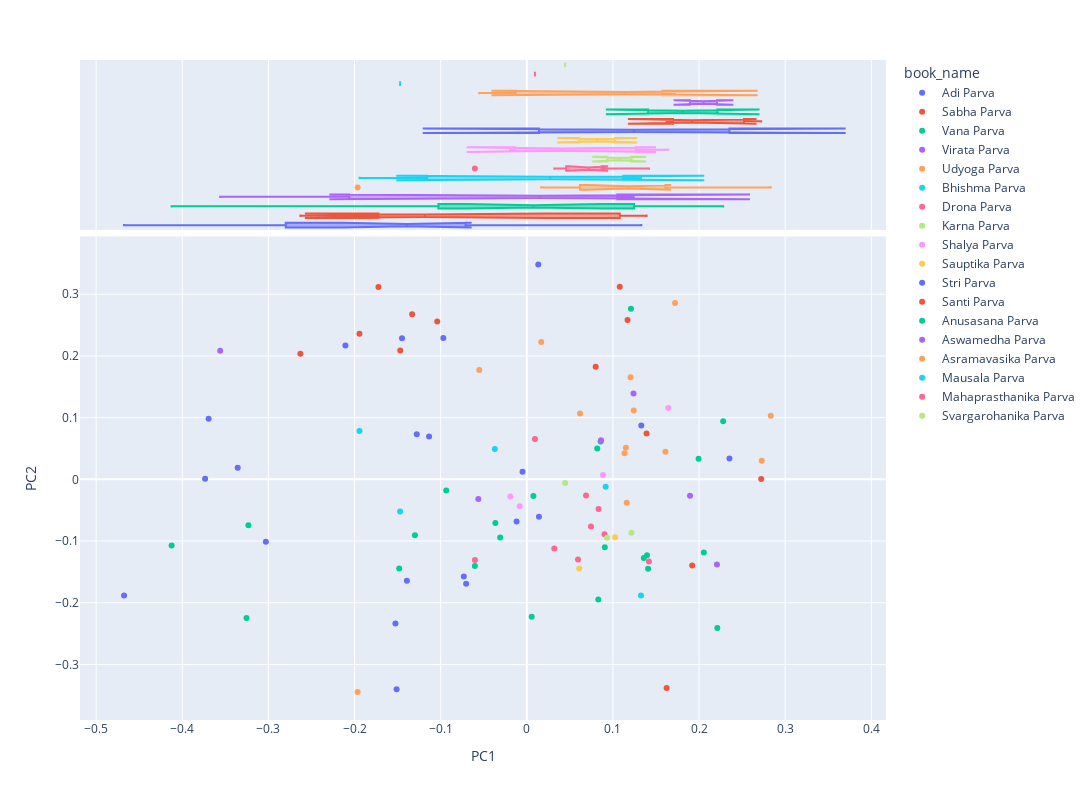

Notebook source saved alongside this figure:
### Code cell
vis_pcs(DCM, 1, 2)

### Figure 1 — Plotly figure (JSON) as saved in the notebook; plotly's stock layout.template omitted (floating-point values rounded to 4 significant figures)
{"data": [{"hovertemplate": "<b>%{hovertext}</b><br><br>book_name=Adi Parva<br>PC1=%{x}<br>PC2=%{y}<extra></extra>", "hovertext": ["Anukramanika Parva", "Sangraha Parva", "Paushya Parva", "Pauloma Parva", "Astika Parva", "Adivansavatarana Parva", "Sambhava Parva", "Jatugriha Parva", "Hidimva-vadha Parva", "Vaka-vadha Parva", "Chaitraratha Parva", "Swayamvara Parva", "Vaivahika Parva", "Viduragamana Parva", "Rajya-labha Parva", "Arjuna-vanavasa Parva", "Subhadra-harana Parva", "Haranaharana Parva", "Khandava-daha Parva"], "legendgroup": "Adi Parva", "marker": {"color": "#636efa", "symbol": "circle"}, "mode": "markers", "name": "Adi Parva", "orientation": "v", "showlegend": true, "type": "scatter", "x": [-0.4676, -0.3356, -0.1525, -0.1511, -0.07042, -0.1277, 0.1329, -0.1448, -0.1392, -0.07311, -0.004953, -0.2106, -0.09689, 0.01334, -0.3029, -0.1135, -0.3735, -0.3694, -0.01185], "xaxis": "x", "y": [-0.1884, 0.01896, -0.2337, -0.3404, -0.1694, 0.07326, 0.08736, 0.2288, -0.1646, -0.1573, 0.01247, 0.2171, 0.2291, 0.3483, -0.1012, 0.06923, 0.001071, 0.0981, -0.06835], "yaxis": "y"}, {"alignmentgroup": "True", "hovertemplate": "<b>%{hovertext}</b><br><br>book_name=Adi Parva<br>PC1=%{x}<extra></extra>", "hovertext": ["Anukramanika Parva", "Sangraha Parva", "Paushya Parva", "Pauloma Parva", "Astika Parva", "Adivansavatarana Parva", "Sambhava Parva", "Jatugriha Parva", "Hidimva-vadha Parva", "Vaka-vadha Parva", "Chaitraratha Parva", "Swayamvara Parva", "Vaivahika Parva", "Viduragamana Parva", "Rajya-labha Parva", "Arjuna-vanavasa Parva", "Subhadra-harana Parva", "Haranaharana Parva", "Khandava-daha Parva"], "legendgroup": "Adi Parva", "marker": {"color": "#636efa", "symbol": "circle"}, "name": "Adi Parva", "notched": true, "offsetgroup": "Adi Parva", "showlegend": false, "type": "box", "x": [-0.4676, -0.3356, -0.1525, -0.1511, -0.07042, -0.1277, 0.1329, -0.1448, -0.1392, -0.07311, -0.004953, -0.2106, -0.09689, 0.01334, -0.3029, -0.1135, -0.3735, -0.3694, -0.01185], "xaxis": "x2", "yaxis": "y2"}, {"hovertemplate": "<b>%{hovertext}</b><br><br>book_name=Sabha Parva<br>PC1=%{x}<br>PC2=%{y}<extra></extra>", "hovertext": ["Sabhakriya Parva", "Lokapala Sabhakhayana Parva", "Rajasuyarambha Parva", "Jarasandhta-badha Parva", "Digvijaya Parva", "Rajasuyika Parva", "Arghyaharana Parva", "Sisupala-badha Parva", "Dyuta Parva", "Anudyuta Parva"], "legendgroup": "Sabha Parva", "marker": {"color": "#EF553B", "symbol": "circle"}, "mode": "markers", "name": "Sabha Parva", "orientation": "v", "showlegend": true, "type": "scatter", "x": [-0.2628, 0.139, -0.1331, -0.1943, -0.104, -0.1722, -0.1469, 0.08002, 0.1079, 0.117], "xaxis": "x", "y": [0.2034, 0.07411, 0.2676, 0.2361, 0.2559, 0.3116, 0.209, 0.1825, 0.3121, 0.2581], "yaxis": "y"}, {"alignmentgroup": "True", "hovertemplate": "<b>%{hovertext}</b><br><br>book_name=Sabha Parva<br>PC1=%{x}<extra></extra>", "hovertext": ["Sabhakriya Parva", "Lokapala Sabhakhayana Parva", "Rajasuyarambha Parva", "Jarasandhta-badha Parva", "Digvijaya Parva", "Rajasuyika Parva", "Arghyaharana Parva", "Sisupala-badha Parva", "Dyuta Parva", "Anudyuta Parva"], "legendgroup": "Sabha Parva", "marker": {"color": "#EF553B", "symbol": "circle"}, "name": "Sabha Parva", "notched": true, "offsetgroup": "Sabha Parva", "showlegend": false, "type": "box", "x": [-0.2628, 0.139, -0.1331, -0.1943, -0.104, -0.1722, -0.1469, 0.08002, 0.1079, 0.117], "xaxis": "x2", "yaxis": "y2"}, {"hovertemplate": "<b>%{hovertext}</b><br><br>book_name=Vana Parva<br>PC1=%{x}<br>PC2=%{y}<extra></extra>", "hovertext": ["Aranyaka Parva", "Kirmirabadha Parva", "Arjunabhigamana Parva", "Kairata Parva", "Indralokagamana Parva", "Nalopakhyana Parva", "Tirtha-yatra Parva", "Yaksha-yudha Parva", "Nivata-kavacha-yudha Parva", "Ajagara Parva", "Markandeya-Samasya Parva", "Draupadi-Satyabhama Samvada Parva", "Ghosha-yatra Parva", "Mriga Sapnovbhava Parva", "Vrihi Drounika Parva", "Draupadi-harana Parva", "Jayadhratha Vimokshana Parva", "Rama Upakhyana Parva", "Pativrata-mahatmya Parva", "Kundalaharana Parva", "Aranya Parva"], "legendgroup": "Vana Parva", "marker": {"color": "#00cc96", "symbol": "circle"}, "mode": "markers", "name": "Vana Parva", "orientation": "v", "showlegend": true, "type": "scatter", "x": [0.228, -0.4123, 0.1995, 0.08306, 0.08177, -0.0935, 0.007673, -0.1299, -0.03091, -0.06024, 0.1395, 0.09056, 0.1209, -0.3254, 0.005709, 0.08575, -0.3232, -0.1482, 0.1358, 0.2056, -0.03646], "xaxis": "x", "y": [0.09419, -0.1074, 0.03354, -0.1948, 0.05014, -0.01792, -0.02713, -0.09048, -0.09435, -0.1405, -0.1229, -0.1102, 0.2764, -0.2247, -0.2227, 0.06129, -0.07451, -0.1444, -0.1274, -0.1187, -0.07066], "yaxis": "y"}, {"alignmentgroup": "True", "hovertemplate": "<b>%{hovertext}</b><br><br>book_name=Vana Parva<br>PC1=%{x}<extra></extra>", "hovertext": ["Aranyaka Parva", "Kirmirabadha Parva", "Arjunabhigamana Parva", "Kairata Parva", "Indralokagamana Parva", "Nalopakhyana Parva", "Tirtha-yatra Parva", "Yaksha-yudha Parva", "Nivata-kavacha-yudha Parva", "Ajagara Parva", "Markandeya-Samasya Parva", "Draupadi-Satyabhama Samvada Parva", "Ghosha-yatra Parva", "Mriga Sapnovbhava Parva", "Vrihi Drounika Parva", "Draupadi-harana Parva", "Jayadhratha Vimokshana Parva", "Rama Upakhyana Parva", "Pativrata-mahatmya Parva", "Kundalaharana Parva", "Aranya Parva"], "legendgroup": "Vana Parva", "marker": {"color": "#00cc96", "symbol": "circle"}, "name": "Vana Parva", "notched": true, "offsetgroup": "Vana Parva", "showlegend": false, "type": "box", "x": [0.228, -0.4123, 0.1995, 0.08306, 0.08177, -0.0935, 0.007673, -0.1299, -0.03091, -0.06024, 0.1395, 0.09056, 0.1209, -0.3254, 0.005709, 0.08575, -0.3232, -0.1482, 0.1358, 0.2056, -0.03646], "xaxis": "x2", "yaxis": "y2"}, {"hovertemplate": "<b>%{hovertext}</b><br><br>book_name=Virata Parva<br>PC1=%{x}<br>PC2=%{y}<extra></extra>", "hovertext": ["Pandava-Pravesa Parva", "Samayapalana Parva", "Kichaka-badha Parva", "Go-harana Parva"], "legendgroup": "Virata Parva", "marker": {"color": "#ab63fa", "symbol": "circle"}, "mode": "markers", "name": "Virata Parva", "orientation": "v", "showlegend": true, "type": "scatter", "x": [0.1239, -0.356, -0.05624, 0.08614], "xaxis": "x", "y": [0.1389, 0.2085, -0.03171, 0.06332], "yaxis": "y"}, {"alignmentgroup": "True", "hovertemplate": "<b>%{hovertext}</b><br><br>book_name=Virata Parva<br>PC1=%{x}<extra></extra>", "hovertext": ["Pandava-Pravesa Parva", "Samayapalana Parva", "Kichaka-badha Parva", "Go-harana Parva"], "legendgroup": "Virata Parva", "marker": {"color": "#ab63fa", "symbol": "circle"}, "name": "Virata Parva", "notched": true, "offsetgroup": "Virata Parva", "showlegend": false, "type": "box", "x": [0.1239, -0.356, -0.05624, 0.08614], "xaxis": "x2", "yaxis": "y2"}, {"hovertemplate": "<b>%{hovertext}</b><br><br>book_name=Udyoga Parva<br>PC1=%{x}<br>PC2=%{y}<extra></extra>", "hovertext": ["Sainyodyoga Parva", "Sanjaya-yana Parva", "Prajagara Parva", "Sanat-sujata Parva", "Yanasandhi Parva", "Bhagwat Yana Parva", "Sainya-niryana Parva", "Ulukabhigamana Parva", "Rathatiratha-sankhyana Parva", "Ambopakkyana Parva"], "legendgroup": "Udyoga Parva", "marker": {"color": "#FFA15A", "symbol": "circle"}, "mode": "markers", "name": "Udyoga Parva", "orientation": "v", "showlegend": true, "type": "scatter", "x": [0.1151, 0.1242, 0.116, -0.1964, 0.1205, 0.2832, 0.01675, 0.2728, 0.06184, 0.161], "xaxis": "x", "y": [0.05119, 0.1114, -0.03786, -0.3448, 0.1656, 0.1029, 0.2224, 0.02993, 0.1065, 0.04485], "yaxis": "y"}, {"alignmentgroup": "True", "hovertemplate": "<b>%{hovertext}</b><br><br>book_name=Udyoga Parva<br>PC1=%{x}<extra></extra>", "hovertext": ["Sainyodyoga Parva", "Sanjaya-yana Parva", "Prajagara Parva", "Sanat-sujata Parva", "Yanasandhi Parva", "Bhagwat Yana Parva", "Sainya-niryana Parva", "Ulukabhigamana Parva", "Rathatiratha-sankhyana Parva", "Ambopakkyana Parva"], "legendgroup": "Udyoga Parva", "marker": {"color": "#FFA15A", "symbol": "circle"}, "name": "Udyoga Parva", "notched": true, "offsetgroup": "Udyoga Parva", "showlegend": false, "type": "box", "x": [0.1151, 0.1242, 0.116, -0.1964, 0.1205, 0.2832, 0.01675, 0.2728, 0.06184, 0.161], "xaxis": "x2", "yaxis": "y2"}, {"hovertemplate": "<b>%{hovertext}</b><br><br>book_name=Bhishma Parva<br>PC1=%{x}<br>PC2=%{y}<extra></extra>", "hovertext": ["Jamvu-khanda Nirmana Parva", "Bhumi Parva", "Bhagavat-Gita Parva", "Bhishma-vadha Parva"], "legendgroup": "Bhishma Parva", "marker": {"color": "#19d3f3", "symbol": "circle"}, "mode": "markers", "name": "Bhishma Parva", "orientation": "v", "showlegend": true, "type": "scatter", "x": [-0.03713, -0.1942, 0.1326, 0.0916], "xaxis": "x", "y": [0.04909, 0.07837, -0.1882, -0.01203], "yaxis": "y"}, {"alignmentgroup": "True", "hovertemplate": "<b>%{hovertext}</b><br><br>book_name=Bhishma Parva<br>PC1=%{x}<extra></extra>", "hovertext": ["Jamvu-khanda Nirmana Parva", "Bhumi Parva", "Bhagavat-Gita Parva", "Bhishma-vadha Parva"], "legendgroup": "Bhishma Parva", "marker": {"color": "#19d3f3", "symbol": "circle"}, "name": "Bhishma Parva", "notched": true, "offsetgroup": "Bhishma Parva", "showlegend": false, "type": "box", "x": [-0.03713, -0.1942, 0.1326, 0.0916], "xaxis": "x2", "yaxis": "y2"}, {"hovertemplate": "<b>%{hovertext}</b><br><br>book_name=Drona Parva<br>PC1=%{x}<br>PC2=%{y}<extra></extra>", "hovertext": ["Dronabhisheka Parva", "Samsaptakabadha Parva", "Abhimanyu-badha Parva", "Pratijna Parva", "Jayadratha-Vadha Parva", "Narayanastra-mokshana Parva", "Ghatotkacha-badha Parva", "Drona-vadha Parva"], "legendgroup": "Drona Parva", "marker": {"color": "#FF6692", "symbol": "circle"}, "mode": "markers", "name": "Drona Parva", "orientation": "v", "showlegend": true, "type": "scatter", "x": [0.0688, -0.06024, 0.09025, 0.08331, 0.05947, 0.07448, 0.03194, 0.1418], "xaxis": "x", "y": [-0.02626, -0.1309, -0.08903, -0.04801, -0.1298, -0.07653, -0.1121, -0.1332], "yaxis": "y"}, {"alignmentgroup": "True", "hovertemplate": "<b>%{hovertext}</b><br><br>book_name=Drona Parva<br>PC1=%{x}<extra></extra>", "hovertext": ["Dronabhisheka Parva", "Samsaptakabadha Parva", "Abhimanyu-badha Parva", "Pratijna Parva", "Jayadratha-Vadha Parva", "Narayanastra-mokshana Parva", "Ghatotkacha-badha Parva", "Drona-vadha Parva"], "legendgroup": "Drona Parva", "marker": {"color": "#FF6692", "symbol": "circle"}, "name": "Drona Parva", "notched": true, "offsetgroup": "Drona Parva", "showlegend": false, "type": "box", "x": [0.0688, -0.06024, 0.09025, 0.08331, 0.05947, 0.07448, 0.03194, 0.1418], "xaxis": "x2", "yaxis": "y2"}, {"hovertemplate": "<b>%{hovertext}</b><br><br>book_name=Karna Parva<br>PC1=%{x}<br>PC2=%{y}<extra></extra>", "hovertext": ["Karna Parva", "Karna-vadha Parva"], "legendgroup": "Karna Parva", "marker": {"color": "#B6E880", "symbol": "circle"}, "mode": "markers", "name": "Karna Parva", "orientation": "v", "showlegend": true, "type": "scatter", "x": [0.1215, 0.09322], "xaxis": "x", "y": [-0.08665, -0.09477], "yaxis": "y"}, {"alignmentgroup": "True", "hovertemplate": "<b>%{hovertext}</b><br><br>book_name=Karna Parva<br>PC1=%{x}<extra></extra>", "hovertext": ["Karna Parva", "Karna-vadha Parva"], "legendgroup": "Karna Parva", "marker": {"color": "#B6E880", "symbol": "circle"}, "name": "Karna Parva", "notched": true, "offsetgroup": "Karna Parva", "showlegend": false, "type": "box", "x": [0.1215, 0.09322], "xaxis": "x2", "yaxis": "y2"}, {"hovertemplate": "<b>%{hovertext}</b><br><br>book_name=Shalya Parva<br>PC1=%{x}<br>PC2=%{y}<extra></extra>", "hovertext": ["Shalya-vadha Parva", "Shalya Parva", "Hrada-pravesa Parva", "Gada-yuddha Parva"], "legendgroup": "Shalya Parva", "marker": {"color": "#FF97FF", "symbol": "circle"}, "mode": "markers", "name": "Shalya Parva", "orientation": "v", "showlegend": true, "type": "scatter", "x": [-0.01903, -0.008236, 0.1643, 0.08849], "xaxis": "x", "y": [-0.02799, -0.04378, 0.1155, 0.007147], "yaxis": "y"}, {"alignmentgroup": "True", "hovertemplate": "<b>%{hovertext}</b><br><br>book_name=Shalya Parva<br>PC1=%{x}<extra></extra>", "hovertext": ["Shalya-vadha Parva", "Shalya Parva", "Hrada-pravesa Parva", "Gada-yuddha Parva"], "legendgroup": "Shalya Parva", "marker": {"color": "#FF97FF", "symbol": "circle"}, "name": "Shalya Parva", "notched": true, "offsetgroup": "Shalya Parva", "showlegend": false, "type": "box", "x": [-0.01903, -0.008236, 0.1643, 0.08849], "xaxis": "x2", "yaxis": "y2"}, {"hovertemplate": "<b>%{hovertext}</b><br><br>book_name=Sauptika Parva<br>PC1=%{x}<br>PC2=%{y}<extra></extra>", "hovertext": ["Sauptika Parva", "Aishika Parva"], "legendgroup": "Sauptika Parva", "marker": {"color": "#FECB52", "symbol": "circle"}, "mode": "markers", "name": "Sauptika Parva", "orientation": "v", "showlegend": true, "type": "scatter", "x": [0.06085, 0.1026], "xaxis": "x", "y": [-0.1445, -0.09377], "yaxis": "y"}, {"alignmentgroup": "True", "hovertemplate": "<b>%{hovertext}</b><br><br>book_name=Sauptika Parva<br>PC1=%{x}<extra></extra>", "hovertext": ["Sauptika Parva", "Aishika Parva"], "legendgroup": "Sauptika Parva", "marker": {"color": "#FECB52", "symbol": "circle"}, "name": "Sauptika Parva", "notched": true, "offsetgroup": "Sauptika Parva", "showlegend": false, "type": "box", "x": [0.06085, 0.1026], "xaxis": "x2", "yaxis": "y2"}, {"hovertemplate": "<b>%{hovertext}</b><br><br>book_name=Stri Parva<br>PC1=%{x}<br>PC2=%{y}<extra></extra>", "hovertext": ["Jalapradanika Parva", "Stri-vilapa Parva"], "legendgroup": "Stri Parva", "marker": {"color": "#636efa", "symbol": "circle"}, "mode": "markers", "name": "Stri Parva", "orientation": "v", "showlegend": true, "type": "scatter", "x": [0.2353, 0.01413], "xaxis": "x", "y": [0.03391, -0.06056], "yaxis": "y"}, {"alignmentgroup": "True", "hovertemplate": "<b>%{hovertext}</b><br><br>book_name=Stri Parva<br>PC1=%{x}<extra></extra>", "hovertext": ["Jalapradanika Parva", "Stri-vilapa Parva"], "legendgroup": "Stri Parva", "marker": {"color": "#636efa", "symbol": "circle"}, "name": "Stri Parva", "notched": true, "offsetgroup": "Stri Parva", "showlegend": false, "type": "box", "x": [0.2353, 0.01413], "xaxis": "x2", "yaxis": "y2"}, {"hovertemplate": "<b>%{hovertext}</b><br><br>book_name=Santi Parva<br>PC1=%{x}<br>PC2=%{y}<extra></extra>", "hovertext": ["Rajadharmanusasana Parva", "Apaddharmanusasana Parva", "Mokshadharma Parva"], "legendgroup": "Santi Parva", "marker": {"color": "#EF553B", "symbol": "circle"}, "mode": "markers", "name": "Santi Parva", "orientation": "v", "showlegend": true, "type": "scatter", "x": [0.2722, 0.1921, 0.1623], "xaxis": "x", "y": [0.0004417, -0.1396, -0.338], "yaxis": "y"}, {"alignmentgroup": "True", "hovertemplate": "<b>%{hovertext}</b><br><br>book_name=Santi Parva<br>PC1=%{x}<extra></extra>", "hovertext": ["Rajadharmanusasana Parva", "Apaddharmanusasana Parva", "Mokshadharma Parva"], "legendgroup": "Santi Parva", "marker": {"color": "#EF553B", "symbol": "circle"}, "name": "Santi Parva", "notched": true, "offsetgroup": "Santi Parva", "showlegend": false, "type": "box", "x": [0.2722, 0.1921, 0.1623], "xaxis": "x2", "yaxis": "y2"}, {"hovertemplate": "<b>%{hovertext}</b><br><br>book_name=Anusasana Parva<br>PC1=%{x}<br>PC2=%{y}<extra></extra>", "hovertext": ["Dana-dharma Parva", "Bhishma-svargarohana Parva"], "legendgroup": "Anusasana Parva", "marker": {"color": "#00cc96", "symbol": "circle"}, "mode": "markers", "name": "Anusasana Parva", "orientation": "v", "showlegend": true, "type": "scatter", "x": [0.2212, 0.1408], "xaxis": "x", "y": [-0.2409, -0.1448], "yaxis": "y"}, {"alignmentgroup": "True", "hovertemplate": "<b>%{hovertext}</b><br><br>book_name=Anusasana Parva<br>PC1=%{x}<extra></extra>", "hovertext": ["Dana-dharma Parva", "Bhishma-svargarohana Parva"], "legendgroup": "Anusasana Parva", "marker": {"color": "#00cc96", "symbol": "circle"}, "name": "Anusasana Parva", "notched": true, "offsetgroup": "Anusasana Parva", "showlegend": false, "type": "box", "x": [0.2212, 0.1408], "xaxis": "x2", "yaxis": "y2"}, {"hovertemplate": "<b>%{hovertext}</b><br><br>book_name=Aswamedha Parva<br>PC1=%{x}<br>PC2=%{y}<extra></extra>", "hovertext": ["Aswamedhika Parva", "Anugita Parva"], "legendgroup": "Aswamedha Parva", "marker": {"color": "#ab63fa", "symbol": "circle"}, "mode": "markers", "name": "Aswamedha Parva", "orientation": "v", "showlegend": true, "type": "scatter", "x": [0.1895, 0.2208], "xaxis": "x", "y": [-0.02679, -0.138], "yaxis": "y"}, {"alignmentgroup": "True", "hovertemplate": "<b>%{hovertext}</b><br><br>book_name=Aswamedha Parva<br>PC1=%{x}<extra></extra>", "hovertext": ["Aswamedhika Parva", "Anugita Parva"], "legendgroup": "Aswamedha Parva", "marker": {"color": "#ab63fa", "symbol": "circle"}, "name": "Aswamedha Parva", "notched": true, "offsetgroup": "Aswamedha Parva", "showlegend": false, "type": "box", "x": [0.1895, 0.2208], "xaxis": "x2", "yaxis": "y2"}, {"hovertemplate": "<b>%{hovertext}</b><br><br>book_name=Asramavasika Parva<br>PC1=%{x}<br>PC2=%{y}<extra></extra>", "hovertext": ["Asramavasa Parva", "Putradarsana Parva", "Naradagamana Parva"], "legendgroup": "Asramavasika Parva", "marker": {"color": "#FFA15A", "symbol": "circle"}, "mode": "markers", "name": "Asramavasika Parva", "orientation": "v", "showlegend": true, "type": "scatter", "x": [0.1722, 0.1135, -0.05515], "xaxis": "x", "y": [0.2859, 0.04228, 0.177], "yaxis": "y"}, {"alignmentgroup": "True", "hovertemplate": "<b>%{hovertext}</b><br><br>book_name=Asramavasika Parva<br>PC1=%{x}<extra></extra>", "hovertext": ["Asramavasa Parva", "Putradarsana Parva", "Naradagamana Parva"], "legendgroup": "Asramavasika Parva", "marker": {"color": "#FFA15A", "symbol": "circle"}, "name": "Asramavasika Parva", "notched": true, "offsetgroup": "Asramavasika Parva", "showlegend": false, "type": "box", "x": [0.1722, 0.1135, -0.05515], "xaxis": "x2", "yaxis": "y2"}, {"hovertemplate": "<b>%{hovertext}</b><br><br>book_name=Mausala Parva<br>PC1=%{x}<br>PC2=%{y}<extra></extra>", "hovertext": ["Mausala Parva"], "legendgroup": "Mausala Parva", "marker": {"color": "#19d3f3", "symbol": "circle"}, "mode": "markers", "name": "Mausala Parva", "orientation": "v", "showlegend": true, "type": "scatter", "x": [-0.1471], "xaxis": "x", "y": [-0.05221], "yaxis": "y"}, {"alignmentgroup": "True", "hovertemplate": "<b>%{hovertext}</b><br><br>book_name=Mausala Parva<br>PC1=%{x}<extra></extra>", "hovertext": ["Mausala Parva"], "legendgroup": "Mausala Parva", "marker": {"color": "#19d3f3", "symbol": "circle"}, "name": "Mausala Parva", "notched": true, "offsetgroup": "Mausala Parva", "showlegend": false, "type": "box", "x": [-0.1471], "xaxis": "x2", "yaxis": "y2"}, {"hovertemplate": "<b>%{hovertext}</b><br><br>book_name=Mahaprasthanika Parva<br>PC1=%{x}<br>PC2=%{y}<extra></extra>", "hovertext": ["Mahaprasthanika Parva"], "legendgroup": "Mahaprasthanika Parva", "marker": {"color": "#FF6692", "symbol": "circle"}, "mode": "markers", "name": "Mahaprasthanika Parva", "orientation": "v", "showlegend": true, "type": "scatter", "x": [0.009462], "xaxis": "x", "y": [0.06542], "yaxis": "y"}, {"alignmentgroup": "True", "hovertemplate": "<b>%{hovertext}</b><br><br>book_name=Mahaprasthanika Parva<br>PC1=%{x}<extra></extra>", "hovertext": ["Mahaprasthanika Parva"], "legendgroup": "Mahaprasthanika Parva", "marker": {"color": "#FF6692", "symbol": "circle"}, "name": "Mahaprasthanika Parva", "notched": true, "offsetgroup": "Mahaprasthanika Parva", "showlegend": false, "type": "box", "x": [0.009462], "xaxis": "x2", "yaxis": "y2"}, {"hovertemplate": "<b>%{hovertext}</b><br><br>book_name=Svargarohanika Parva<br>PC1=%{x}<br>PC2=%{y}<extra></extra>", "hovertext": ["Svargarohanika Parva"], "legendgroup": "Svargarohanika Parva", "marker": {"color": "#B6E880", "symbol": "circle"}, "mode": "markers", "name": "Svargarohanika Parva", "orientation": "v", "showlegend": true, "type": "scatter", "x": [0.04454], "xaxis": "x", "y": [-0.005871], "yaxis": "y"}, {"alignmentgroup": "True", "hovertemplate": "<b>%{hovertext}</b><br><br>book_name=Svargarohanika Parva<br>PC1=%{x}<extra></extra>", "hovertext": ["Svargarohanika Parva"], "legendgroup": "Svargarohanika Parva", "marker": {"color": "#B6E880", "symbol": "circle"}, "name": "Svargarohanika Parva", "notched": true, "offsetgroup": "Svargarohanika Parva", "showlegend": false, "type": "box", "x": [0.04454], "xaxis": "x2", "yaxis": "y2"}], "layout": {"height": 800, "legend": {"title": {"text": "book_name"}, "tracegroupgap": 0}, "margin": {"t": 60}, "width": 1200, "xaxis": {"anchor": "y", "domain": [0, 1], "title": {"text": "PC1"}}, "xaxis2": {"anchor": "y2", "domain": [0, 1], "matches": "x", "showgrid": true, "showticklabels": false}, "yaxis": {"anchor": "x", "domain": [0, 0.7326], "title": {"text": "PC2"}}, "yaxis2": {"anchor": "x2", "domain": [0.7426, 1], "matches": "y2", "showgrid": false, "showline": false, "showticklabels": false, "ticks": ""}}}
